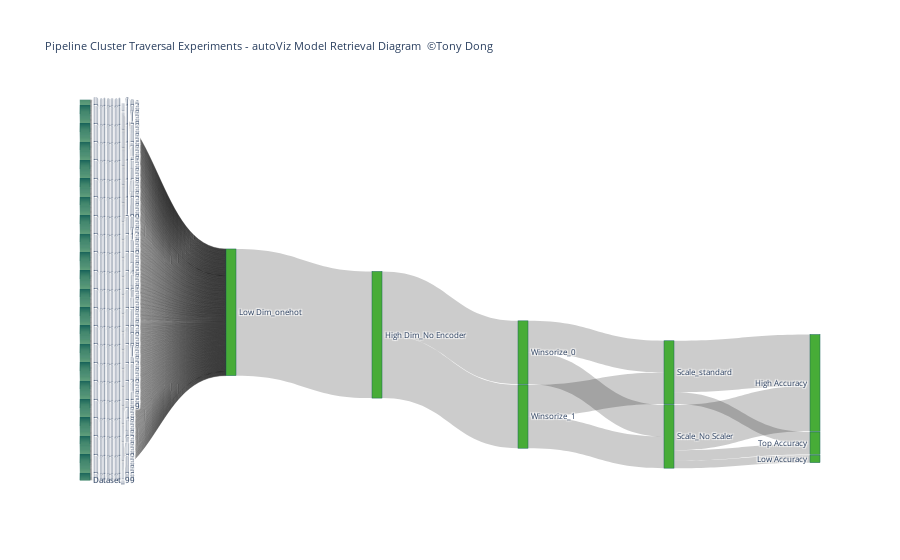

The cell this chart's notebook holds for it:
### Code cell
import plotly.graph_objects as go

fig = go.Figure(data=[go.Sankey(
    node = dict(
      pad = 15,
      thickness = 10,
      line = dict(color = 'rgb(25,100,90)', width = 0.5),
      label = label_list,
      color = 'rgb(71,172,55)'
    ),
    link = dict(
      source = source_list, 
      target = target_list,
      value = value_list
  ))])

fig.update_layout(title = 'Pipeline Cluster Traversal Experiments - autoViz Model Retrieval Diagram <a href="https://www.linkedin.com/in/lei-tony-dong/"> ©Tony Dong</a>', font_size=8)
from plotly.offline import plot
plot(fig)

### Figure 1 — Plotly figure (JSON) as saved in the notebook; plotly's stock layout.template omitted (floating-point values rounded to 4 significant figures; data arrays with more than 128 entries replaced by an {"elided": "..."} marker saying what was removed)
{"data": [{"link": {"source": {"elided": "372 int values"}, "target": {"elided": "372 int values"}, "value": {"elided": "372 int values"}}, "node": {"color": "rgb(71,172,55)", "label": {"elided": "369 str values"}, "line": {"color": "rgb(25,100,90)", "width": 0.5}, "pad": 15, "thickness": 10}, "type": "sankey"}], "layout": {"font": {"size": 8}, "title": {"text": "Pipeline Cluster Traversal Experiments - autoViz Model Retrieval Diagram <a href=\"https://www.linkedin.com/in/lei-tony-dong/\"> ©Tony Dong</a>"}}}
